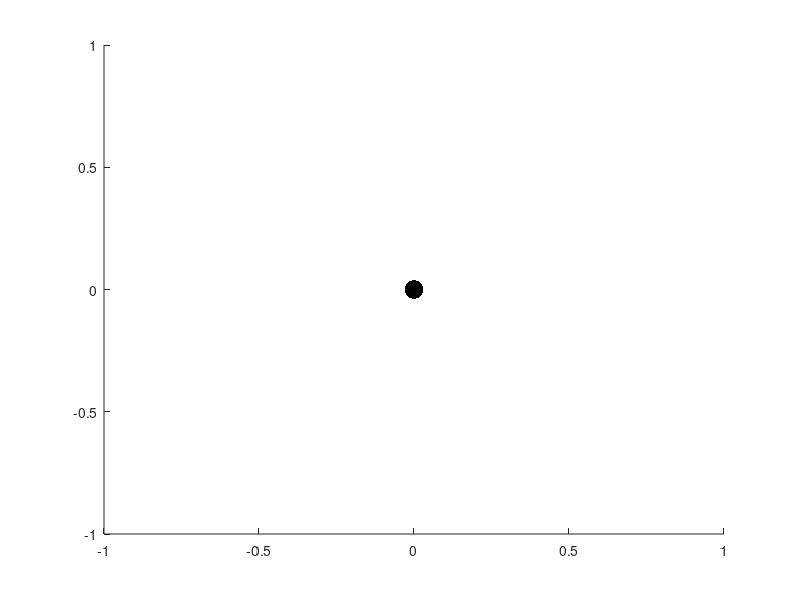

Source code (MATLAB): (Note: this script raises an error after producing the figure.)
% Animate the bouncing ball (the "good" way)
%

figure;

hold on;
c1 = plot3(0,0,0,'.k','MarkerSize',40); hold on;
c2 = plot3(0,0,0,'.k','MarkerSize',40); hold on;
c3 = plot3(0,0,0,'.k','MarkerSize',40); hold on;

axis( [-1 1 -1 1])

timeArr = c(1).signal1.Time;
r1 = c(1).signal1.Data(:,1:3);
r2 = c(2).signal1.Data(:,1:3) - r1;
r3 = c(3).signal1.Data(:,1:3) - r1;
r1 = r1 - r1;

tic % Start the clock
aT = 0;

while aT < timeArr(end)
   
    c1x = interp1(timeArr,r1(:,1),aT);
    c1y = interp1(timeArr,r1(:,2),aT);
    c1z = interp1(timeArr,r1(:,3),aT);
    c1.XData = c1x;
    c1.YData = c1y;
    c1.ZData = c1z;
    
    c2x = interp1(timeArr,r2(:,1),aT);
    c2y = interp1(timeArr,r2(:,2),aT);
    c2z = interp1(timeArr,r2(:,3),aT);
    c2.XData = c2x;
    c2.YData = c2y;
    c2.ZData = c2z;
    
    c3x = interp1(timeArr,r3(:,1),aT);
    c3y = interp1(timeArr,r3(:,2),aT);
    c3z = interp1(timeArr,r3(:,3),aT);
    c3.XData = c3x;
    c3.YData = c3y;
    c3.ZData = c3z;   
    
%     axis( [ min([c1x c2x c3x]) max([c1x c2x c3x]) ...
%         min([c1y c2y c3y]) max([c1y c2y c3y]) ...
%         min([c1z c2z c3z]) max([c1z c2z c3z]) ] );
    
    drawnow;
    
    aT = toc;
   
end






